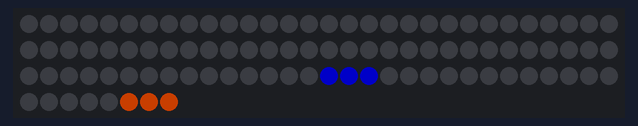
Simulated run of this sketch. Board: Arduino Uno, built with avr-gcc and run on an emulated ATmega328P. Shown: 98 RGB LEDs in strip order, left to right, continuing on the next row. Dim RGB values are drawn brighter than linear; the strip is taken to match the declared colour order.

Above: at 9.4 s.
At 15.0 s:
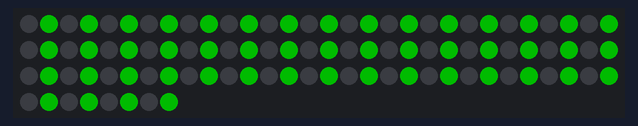
At 17.2 s:
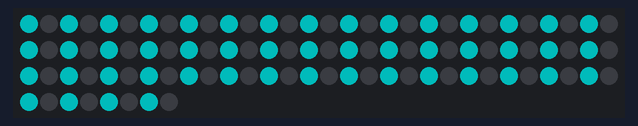
At 29.23 s:
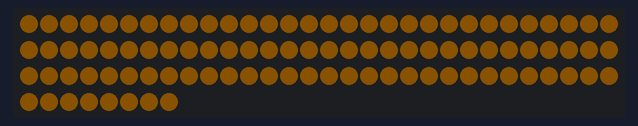
At 37.1 s:
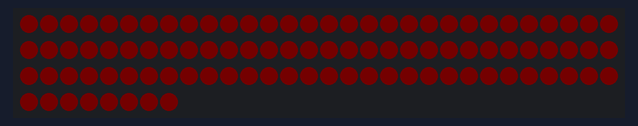
At 38.4 s:
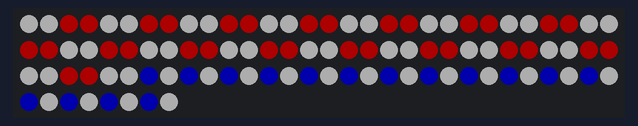

The sketch:

led_control.ino
```cpp
#include <Adafruit_NeoPixel.h>

const int DIN_PIN = 10;
const int LED_COUNT = 98;

Adafruit_NeoPixel pixels(LED_COUNT, DIN_PIN, NEO_BRG + NEO_KHZ800);

void setup() {
  pixels.begin();
  pixels.clear();
  pixels.setBrightness(0);
  pixels.show();
}

uint32_t white = pixels.Color(128, 128, 128);
uint32_t red = pixels.Color(128, 0, 0);
uint32_t orange = pixels.Color(128, 40, 0);
uint32_t yellow = pixels.Color(128, 80, 0);
uint32_t green = pixels.Color(0, 128, 0);
uint32_t cyan = pixels.Color(0, 128, 128);
uint32_t blue = pixels.Color(0, 0, 128);
uint32_t purple = pixels.Color(128, 0, 128);

uint32_t rainbow_color[] = {red, orange, yellow, green, cyan, blue, purple};
int rainbow_index[] = {6, 5, 4, 3, 2, 1, 0};

// function declarations
void led_chase(uint32_t color1, uint32_t color2, uint32_t duration);  // durations in milliseconds
void led_blink(uint32_t color1, uint32_t color2, uint32_t duration);
void led_breathe(uint32_t color, uint32_t duration);
void led_flag();

void loop() {
  delay(3000);

  /* DEMO */
  led_chase(blue, orange, 6000);
  delay(1000);

  led_blink(green, cyan, 2000);
  led_blink(green, cyan, 2000);
  delay(1000);

  led_breathe(red, 2000);
  led_breathe(yellow, 2000);
  delay(1000);


  /* TRAP THE LOOP */
  led_flag();
  while (true) { delay(1000); }
}

void led_chase(uint32_t color1, uint32_t color2, uint32_t duration) {
  uint32_t step_ms = duration < LED_COUNT ? 1 : duration / LED_COUNT;
  pixels.setBrightness(200);
  for (int i = 0; i < LED_COUNT; i++) {
    pixels.clear();

    pixels.setPixelColor((i-22) % LED_COUNT, color1);
    pixels.setPixelColor((i-21) % LED_COUNT, color1);
    pixels.setPixelColor((i-20) % LED_COUNT, color1);

    pixels.setPixelColor((i-2) % LED_COUNT, color2);
    pixels.setPixelColor((i-1) % LED_COUNT, color2);
    pixels.setPixelColor((i-0) % LED_COUNT, color2);
    pixels.show();
    delay(step_ms);
  }
  pixels.clear();
}

void led_breathe(uint32_t color, uint32_t duration) {
  uint32_t step_ms = duration < 2*LED_COUNT ? 1 : duration / LED_COUNT;
  pixels.clear();

  for (int k = 0; k < 150; k++){
    pixels.setBrightness(k);
    pixels.fill(color);
    pixels.show();
    delay(step_ms);
  }

  for (int k = 150; k > 0; k--){
    pixels.setBrightness(k);
    pixels.fill(color);
    pixels.show();
    delay(step_ms);
  }

  pixels.clear();
}

void led_blink(uint32_t color1, uint32_t color2, uint32_t duration) {
  uint32_t step_ms = duration < 100 ? 100 : duration;
  pixels.setBrightness(150);

  for (int i = 0; i < LED_COUNT; i++) {
    if (i%2) {
      pixels.setPixelColor(i, color1);
      pixels.show();
    }
  }
  delay(step_ms);
  pixels.clear();

  for (int i = 0; i < LED_COUNT; i++) {
    if ((i+1)%2) {
      pixels.setPixelColor(i, color2);
      pixels.show();
    }
  }
  delay(step_ms);
  pixels.clear();
}

void led_flag() {
  uint32_t stars_cnt = LED_COUNT / 3;
  stars_cnt = stars_cnt % 2 ? stars_cnt++ : stars_cnt;

  pixels.setBrightness(100);

  for (int j = 0; j + 1 < LED_COUNT - stars_cnt; j+=2) {
    if ((j / 2) % 2) {
      pixels.setPixelColor(j, red);
      pixels.setPixelColor(j+1, red);
    } else {
      pixels.setPixelColor(j, white);
      pixels.setPixelColor(j+1, white);
    }
    pixels.show();
  }

  for (int j = LED_COUNT - stars_cnt; j < LED_COUNT; j++) {
    if (j % 2) {
      pixels.setPixelColor(j, white);
    } else {
      pixels.setPixelColor(j, blue);
    }
    pixels.show();
  }

}
```

Measured:
- what the display in image 0 shows lasts 1.3 s, from 9.3 s to 10.6 s
- what the display in image 1 shows lasts 2.2 s, from 15.0 s to 17.2 s
- what the display in image 2 shows lasts 3.0 s, from 17.2 s to 20.2 s
